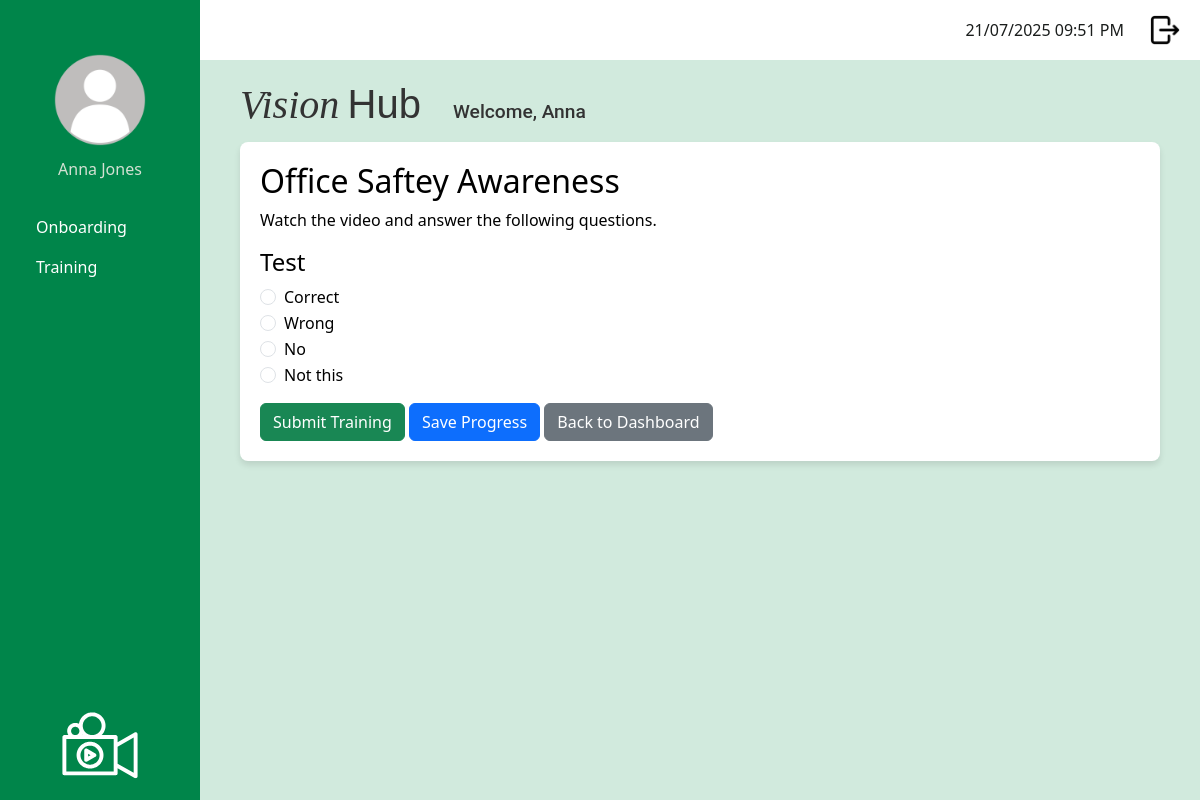
Page /staff/take_training_module/2 (signed in) on the committed database.
### app/models.py (models this page shows, shortened)
class User(UserMixin, db.Model):
    __tablename__ = 'user'
    id: so.Mapped[int] = so.mapped_column(primary_key=True)
    username: so.Mapped[str] = so.mapped_column(sa.String(120), index=True, unique=True)
    first_name: so.Mapped[str] = so.mapped_column(sa.String(50), index=True)
    surname: so.Mapped[str] = so.mapped_column(sa.String(50), index=True)
    job_title: so.Mapped[str] = so.mapped_column(sa.String(50), index=True)
    password_hash: so.Mapped[str] = so.mapped_column(sa.String(256))
    is_onboarding: so.Mapped[bool] = so.mapped_column(default=False) # Default: Not onboarding
    dateStarted: so.Mapped[datetime] = so.mapped_column(index=True, default=lambda: datetime.now(timezone.utc))
    google_email: so.Mapped[Optional[str]] = so.mapped_column(sa.String(120), unique=True, nullable=True)
    profile_photo: so.Mapped[Optional[str]] = so.mapped_column(sa.String(120), nullable=True, default='profileDefault.png')
    manager_id: so.Mapped[Optional[int]] = so.mapped_column(sa.ForeignKey('user.id'), nullable=True)
    manager: so.Mapped[Optional['User']] = so.relationship('User', remote_side=[id], back_populates='manages')
    manages: so.Mapped[List['User']] = so.relationship('User', back_populates='manager')
    role_id: so.Mapped[int] = so.mapped_column(sa.ForeignKey('role.id'))
    role: so.Mapped['Role'] = so.relationship('Role', back_populates='users')
    department_id: so.Mapped[int] = so.mapped_column(sa.ForeignKey('department.id'))
    department: so.Mapped['Department'] = so.relationship('Department', back_populates='users')
    module_progress: so.Mapped[List['UserModuleProgress']] = so.relationship('UserModuleProgress', back_populates='user')
    onboarding_path_id: so.Mapped[int] = so.mapped_column(sa.ForeignKey('onboarding_path.id'), nullable=True)
    onboarding_path: so.Mapped['OnboardingPath'] = so.relationship('OnboardingPath')

class TrainingModule (db.Model):
    __tablename__ = 'training_module'
    id: so.Mapped[int] = so.mapped_column(primary_key=True)
    module_title: so.Mapped[str] = so.mapped_column(sa.String(150), index=True, unique=True)
    module_description: so.Mapped[str] = so.mapped_column(sa.Text, nullable=False)
    module_instructions: so.Mapped[str] = so.mapped_column(sa.Text, nullable=False)
    video_url: so.Mapped[str] = so.mapped_column(sa.String(300), nullable=True)
    active: so.Mapped[bool] = so.mapped_column(sa.Boolean, nullable=False, default=True)
    questions: so.Mapped[List['Question']] = so.relationship('Question', back_populates='training_module', cascade='all, delete-orphan')
    user_progress: so.Mapped[List['UserModuleProgress']] = so.relationship('UserModuleProgress', back_populates='training_module')
    onboarding_steps: so.Mapped[List['OnboardingStep']] = so.relationship('OnboardingStep', back_populates='training_module', cascade='all, delete-orphan')

class Question (db.Model):
    __tablename__ = 'question'
    id: so.Mapped[int] = so.mapped_column(primary_key=True)
    question_text: so.Mapped[str] = so.mapped_column(sa.String(1000), nullable=False)
    training_module_id: so.Mapped[int] = so.mapped_column(sa.ForeignKey('training_module.id'), nullable=False)
    training_module: so.Mapped['TrainingModule'] = so.relationship('TrainingModule', back_populates='questions')
    options: so.Mapped[List['Option']] = so.relationship('Option', back_populates='question', cascade='all, delete-orphan')

class Option (db.Model):
    __tablename__ = "option"
    id: so.Mapped[int] = so.mapped_column(primary_key=True)
    question_id: so.Mapped[int] = so.mapped_column(sa.ForeignKey('question.id'), nullable=False)
    option_text: so.Mapped[str] = so.mapped_column(sa.String(500), nullable=False)
    is_correct: so.Mapped[bool] = so.mapped_column(sa.Boolean, default=False, nullable=False)
    question: so.Mapped['Question'] = so.relationship('Question', back_populates='options')

### app/routes.py (the view, shortened to what this page needs)
@app.route('/staff/take_training_module/<int:module_id>', methods=['GET', 'POST'])
@login_required
def take_training_module(module_id):
    if current_user.role.role_name != 'staff':
        return redirect(url_for('logout'))
    module = TrainingModule.query.get_or_404(module_id)
    passing_threshold = 0.5
    progress = UserModuleProgress.query.filter_by(
        user_id=current_user.id,
        training_module_id=module_id
    ).order_by(UserModuleProgress.id.desc()).first()
    if request.method == 'GET':
        if progress:
            total_questions = len(module.questions) or 1
            if progress.completed_date:
                if progress.score is not None and (progress.score / total_questions) < passing_threshold:
                    progress = UserModuleProgress(
                        user_id=current_user.id,
                        training_module_id=module_id,
                        start_date=datetime.now(timezone.utc)
                    )
                    db.session.add(progress)
                    db.session.commit()
    user_answers = {}
    if progress and not progress.completed_date:
        for ans in progress.answers:
            user_answers[ans.question_id] = ans.selected_option_id
    return render_template('take_training_module.html',
                           module=module,
                           title=module.module_title,
                           user_answers=user_answers)

### app/models.py (called while the page is built)
@login.user_loader
def load_user(id):
    return db.session.get(User, int(id))

### app/templates/take_training_module.html
{% extends "base.html" %}
{% block content %}
<h2>{{ module.module_title }}</h2>
<p>{{ module.module_instructions }}</p>
<form method="POST" action="">
    {% for question in module.questions %}
    <div class="mb-3">
        <h4>{{ question.question_text }}</h4>
        {% for option in question.options %}
        <div class="form-check">
            <input class="form-check-input" type="radio"
                   name="question_{{question.id}}"
                   value="{{ option.id }}"
                   id="option_{{option.id}}"
                   {% if user_answers.get(question.id) == option.id %} checked {% endif %}>
            <label class="form-check-label" for="option_{{option.id}}">
                {{ option.option_text }}
            </label>
        </div>
        {% endfor %}
    </div>
    {% endfor %}
    <button type="submit" name="action" value="submit" class="btn btn-success">Submit Training</button>
    <button type="submit" name="action" value="save" class="btn btn-primary">Save Progress</button>
    <a href="{{ url_for('training_dashboard') }}" class="btn btn-secondary">Back to Dashboard</a>
</form>
{% endblock %}

### app/templates/base.html (shortened to what this page needs)
<!doctype html>
<html>
    <head>
            <link
            href="{{ url_for('static', filename='css/bootstrap.min.css') }}"
            rel="stylesheet"/>
            <link href="{{ url_for('static', filename='css/stylesheet.css') }}" rel="stylesheet"/>
        </head>
    <body>
         <div class="sidebar">
            <div class="profile-container">
                <form id="photoForm"
                    action="{{ url_for('update_profile_photo') }}"
                    method="POST"
                    enctype="multipart/form-data"
                    style="display:inline;">
                <img src="{{ url_for('static',
                                    filename='images/profilePhoto/'
                                        ~ (current_user.profile_photo or 'profileDefault.png')) }}"
                    id="profilePicture"
                    class="profilePicture"
                    alt="Click to change photo"
                    style="cursor:pointer; width:100px; height:100px;
                            object-fit:cover; border-radius:50%;">
                </form>
                <h5 class="profile-photo-text">{{ current_user.first_name|title }} {{ current_user.surname|title }}</h5>
            </div>
            <nav class="nav flex-column sideNavLink-container">
                {% if current_user.role.role_name == 'admin' %}
                    <a class="nav-link" href="#">Onboarding</a>
                    <a class="nav-link" href="{{ url_for('manage_training_modules') }}">Training</a>
                    <a class="nav-link" href="#">Knowledge Base</a>
                    <a class="nav-link" href="{{ url_for('manage_users') }}">User Managment</a>
                    <a class="nav-link" href="#">Onboarding</a>
                    <a class="nav-link" href="#">Reports</a>
                    <a class="nav-link" href="#">Content Management</a>
                    {% elif current_user.role.role_name == 'manager' %}
                    <a class="nav-link" href="#">Onboarding</a>
                    <a class="nav-link" href="#">Training</a>
                    <a class="nav-link" href="#">Reports</a>
                    {% elif current_user.role.role_name == 'staff' %}
                    <a class="nav-link" href="#">Onboarding</a>
                    <a class="nav-link" href="{{ url_for('training_dashboard') }}">Training</a>
                {% endif %}
            </nav>
            <img src="{{ url_for('static', filename='images/logoImageWhite.svg') }}" class="sidebarLogo">
        </div>
         <div class="top-bar">
            <div class="d-flex align-items-center">
                <span class="me-3" id="clock"></span>
                <a href="{{ url_for('logout') }}" class="logout-link">
                    <img src="{{ url_for('static', filename='images/logout.png') }}" class="logout-image">
                </a>
            </div>
        </div>
        <div class="logo-name-container">
            <h2 class="logo-text">
                <span class="logo-vision">Vision</span>
                <span class="logo-hub">Hub</span>
            </h2>
            <h3 class="welcome-text">Welcome, {{ current_user.first_name|title }}</h3>
        </div>
        <div class="content">
            {% block content %}
            {% endblock %}
        </div>
    </body>
</html>

### app/static/css/stylesheet.css (style rules this page uses)
body { color: #000000; background-color: #d1eadd ; }
.logo-name-container { display: flex; align-items: baseline; margin-left: 240px; margin-top: 20px; margin-bottom: 5px; gap: 2rem; color: #333; }
.logo-vision { font-family: 'Playfair Display', serif; font-weight: 450; font-style: italic; font-size: 2.5rem; }
.logo-hub { font-family: 'Montserrat', sans-serif; font-weight: 200; font-size: 2.5rem; margin-left: 0; }
.welcome-text { font-family: 'Roboto', sans-serif; font-size: 1.2rem; margin: 0; }
.sidebar { background-color: #00854a; color: white; font-size: 1rem; font-weight: 400; height: 100vh; position: fixed; width: 200px; padding: 20px; display: flex; flex-direction: column; justify-content: space-between; text-align: left }
.profile-photo-text { font-size: 1rem; font-weight: 200; color: rgb(211, 225, 211); text-align: center; }
.sidebarLogo { max-width: 100%; width: 120px; height: auto; display: block; margin: 0 auto; margin-top: auto; }
.profilePicture { display: block; margin: 30px auto 10px auto; border-radius: 50%; width: 80px; height: 80px; object-fit: cover; }
.sideNavLink-container { margin-top: 20px; }
.nav-link { border-radius: 0.5rem; color: white; }
.top-bar { background-color: white; height: 60px; padding: 10px 20px; margin-left: 200px; display: flex; justify-content: flex-end; align-items: center; }
.logout-image { width: 30px; height: 30px; object-fit: cover; margin-left: 10px; }
#clock { color: #1a1d1c; margin-right: 20px; }
.content { background-color: white; border-radius: 8px; margin-left: 240px; padding: 20px; box-shadow: 0 4px 6px rgba(0, 0, 0, 0.1); max-width: calc(100% - 240px - 40px); }

### rows in the picture
User: profile_photo (placeholder picture), first_name "Anna", surname "Jones"
TrainingModule: module_title "Office Saftey Awareness", module_instructions "Watch the video and answer the following questions."
Question: question_text "Test", id "☐ Correct", id "☐ Wrong", id "☐ No", id "☐ Not this"
Option: option_text "Correct"
Option: option_text "Wrong"
Option: option_text "No"
Option: option_text "Not this"
